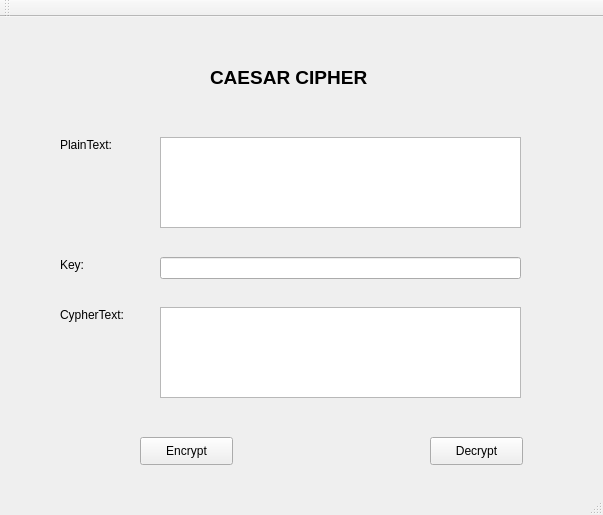
<?xml version="1.0" encoding="UTF-8"?>
<ui version="4.0">
 <class>MainWindow</class>
 <widget class="QMainWindow" name="MainWindow">
  <property name="geometry">
   <rect>
    <x>0</x>
    <y>0</y>
    <width>603</width>
    <height>515</height>
   </rect>
  </property>
  <property name="windowTitle">
   <string>MainWindow</string>
  </property>
  <widget class="QWidget" name="centralwidget">
   <widget class="QLabel" name="label">
    <property name="geometry">
     <rect>
      <x>210</x>
      <y>40</y>
      <width>191</width>
      <height>41</height>
     </rect>
    </property>
    <property name="font">
     <font>
      <pointsize>14</pointsize>
      <weight>75</weight>
      <bold>true</bold>
     </font>
    </property>
    <property name="text">
     <string>CAESAR CIPHER</string>
    </property>
   </widget>
   <widget class="QLabel" name="label_2">
    <property name="geometry">
     <rect>
      <x>60</x>
      <y>120</y>
      <width>55</width>
      <height>16</height>
     </rect>
    </property>
    <property name="text">
     <string>PlainText:</string>
    </property>
   </widget>
   <widget class="QLabel" name="label_3">
    <property name="geometry">
     <rect>
      <x>60</x>
      <y>290</y>
      <width>71</width>
      <height>16</height>
     </rect>
    </property>
    <property name="text">
     <string>CypherText:</string>
    </property>
   </widget>
   <widget class="QLabel" name="label_4">
    <property name="geometry">
     <rect>
      <x>60</x>
      <y>240</y>
      <width>55</width>
      <height>16</height>
     </rect>
    </property>
    <property name="text">
     <string>Key:</string>
    </property>
   </widget>
   <widget class="QLineEdit" name="txt_key">
    <property name="geometry">
     <rect>
      <x>160</x>
      <y>240</y>
      <width>361</width>
      <height>22</height>
     </rect>
    </property>
   </widget>
   <widget class="QTextEdit" name="txt_plaintext">
    <property name="geometry">
     <rect>
      <x>160</x>
      <y>120</y>
      <width>361</width>
      <height>91</height>
     </rect>
    </property>
   </widget>
   <widget class="QTextEdit" name="txt_cyphertext">
    <property name="geometry">
     <rect>
      <x>160</x>
      <y>290</y>
      <width>361</width>
      <height>91</height>
     </rect>
    </property>
   </widget>
   <widget class="QPushButton" name="btn_encrypt">
    <property name="geometry">
     <rect>
      <x>140</x>
      <y>420</y>
      <width>93</width>
      <height>28</height>
     </rect>
    </property>
    <property name="text">
     <string>Encrypt</string>
    </property>
   </widget>
   <widget class="QPushButton" name="btn_decrypt">
    <property name="geometry">
     <rect>
      <x>430</x>
      <y>420</y>
      <width>93</width>
      <height>28</height>
     </rect>
    </property>
    <property name="text">
     <string>Decrypt</string>
    </property>
   </widget>
  </widget>
  <widget class="QStatusBar" name="statusbar"/>
  <widget class="QToolBar" name="toolBar">
   <property name="windowTitle">
    <string>toolBar</string>
   </property>
   <attribute name="toolBarArea">
    <enum>TopToolBarArea</enum>
   </attribute>
   <attribute name="toolBarBreak">
    <bool>false</bool>
   </attribute>
  </widget>
 </widget>
 <resources/>
 <connections/>
</ui>
